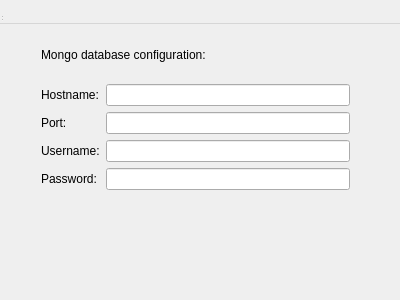
<?xml version="1.0" encoding="UTF-8"?>
<ui version="4.0">
 <class>MainWindow</class>
 <widget class="QWidget" name="MongoConfigWidget">
  <property name="geometry">
   <rect>
    <x>0</x>
    <y>0</y>
    <width>400</width>
    <height>300</height>
   </rect>
  </property>
  <property name="windowTitle">
   <string>MainWindow</string>
  </property>
  <widget class="QWidget" name="centralWidget">
   <widget class="QWidget" name="verticalLayoutWidget">
    <property name="geometry">
     <rect>
      <x>30</x>
      <y>20</y>
      <width>331</width>
      <height>181</height>
     </rect>
    </property>
    <layout class="QVBoxLayout" name="verticalLayout">
     <item>
      <widget class="QLabel" name="label">
       <property name="text">
        <string>Mongo database configuration:</string>
       </property>
      </widget>
     </item>
     <item>
      <layout class="QHBoxLayout" name="horizontalLayout">
       <item>
        <layout class="QVBoxLayout" name="verticalLayout_2">
         <item>
          <widget class="QLabel" name="label_2">
           <property name="text">
            <string>Hostname:</string>
           </property>
          </widget>
         </item>
         <item>
          <widget class="QLabel" name="label_4">
           <property name="text">
            <string>Port:</string>
           </property>
          </widget>
         </item>
         <item>
          <widget class="QLabel" name="label_3">
           <property name="text">
            <string>Username:</string>
           </property>
          </widget>
         </item>
         <item>
          <widget class="QLabel" name="label_5">
           <property name="text">
            <string>Password:</string>
           </property>
          </widget>
         </item>
        </layout>
       </item>
       <item>
        <layout class="QVBoxLayout" name="verticalLayout_3">
         <item>
          <widget class="QLineEdit" name="hostnameEdit"/>
         </item>
         <item>
          <widget class="QLineEdit" name="portEdit"/>
         </item>
         <item>
          <widget class="QLineEdit" name="usernameEdit"/>
         </item>
         <item>
          <widget class="QLineEdit" name="passwordEdit"/>
         </item>
        </layout>
       </item>
      </layout>
     </item>
    </layout>
   </widget>
  </widget>
  <widget class="QMenuBar" name="menuBar">
   <property name="geometry">
    <rect>
     <x>0</x>
     <y>0</y>
     <width>400</width>
     <height>24</height>
    </rect>
   </property>
  </widget>
  <widget class="QToolBar" name="mainToolBar">
   <attribute name="toolBarArea">
    <enum>TopToolBarArea</enum>
   </attribute>
   <attribute name="toolBarBreak">
    <bool>false</bool>
   </attribute>
  </widget>
  <widget class="QStatusBar" name="statusBar"/>
 </widget>
 <layoutdefault spacing="6" margin="11"/>
 <resources/>
 <connections/>
</ui>
